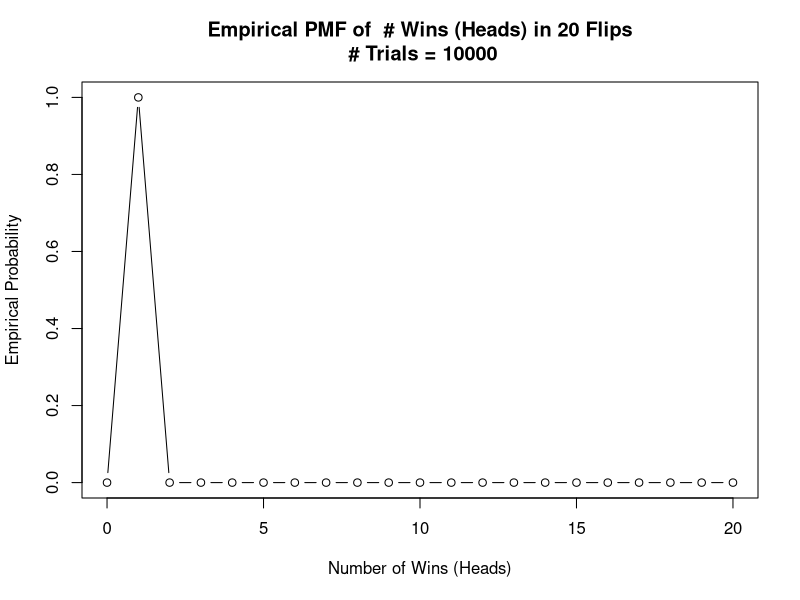
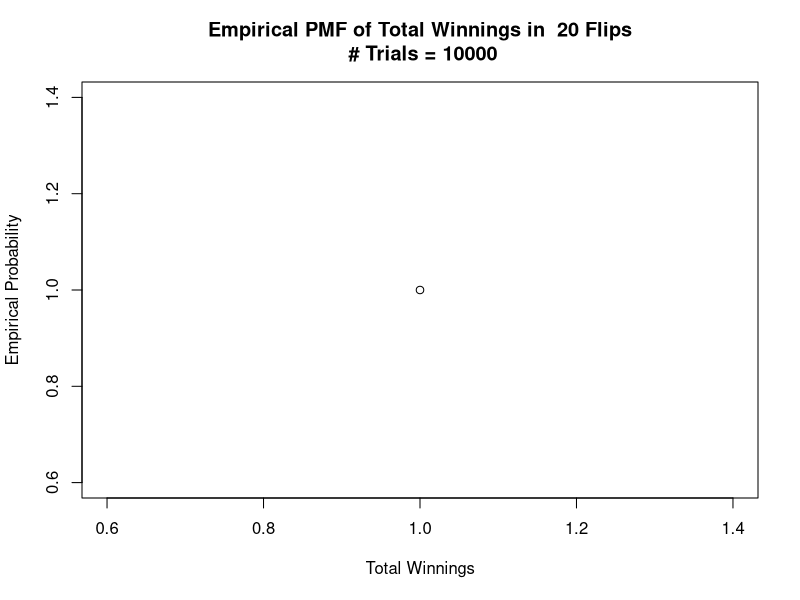
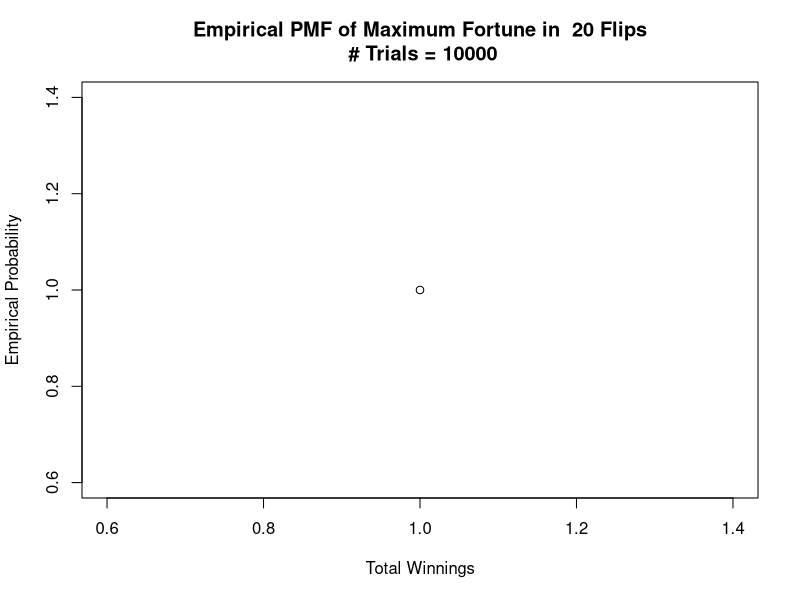
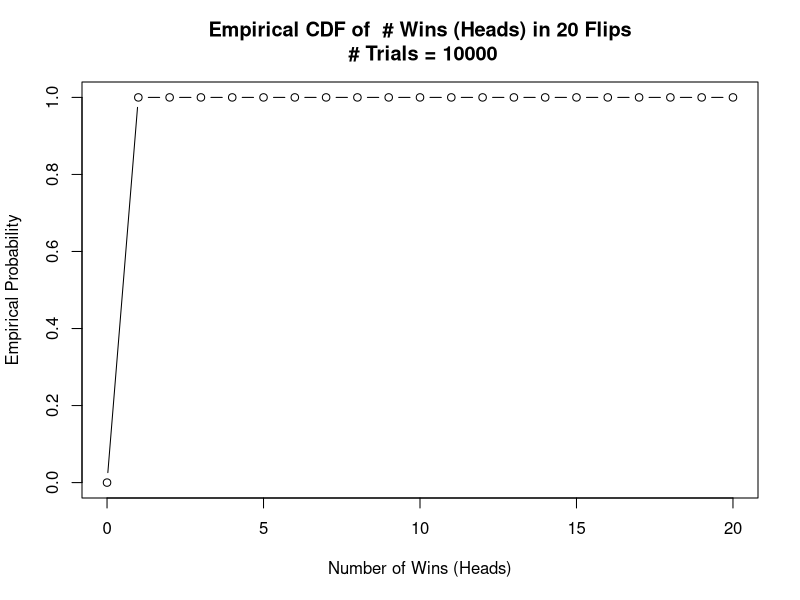
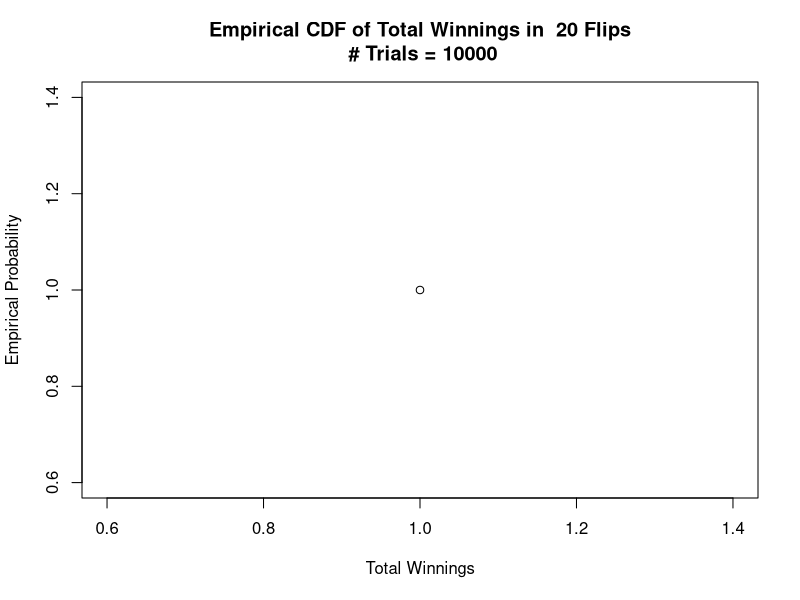
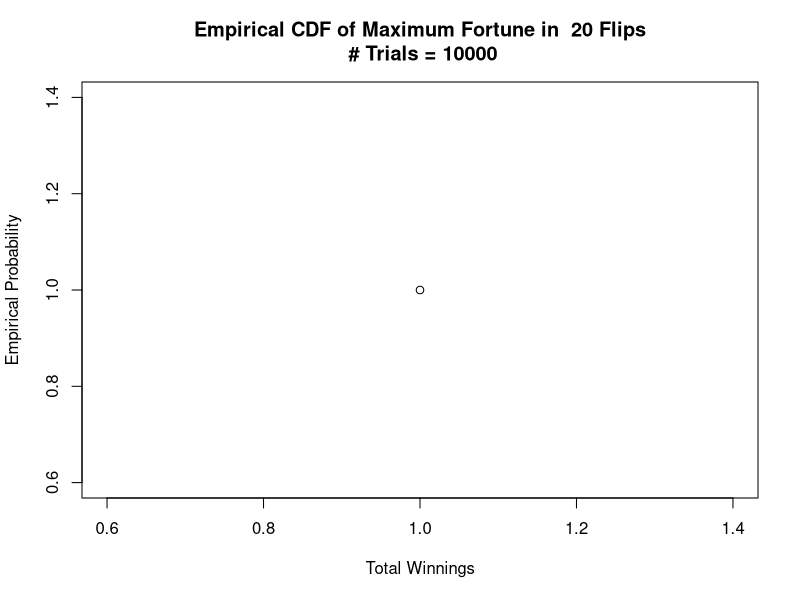

Write the R code that produced these figures, in order.
#Coin Flip Game - Lab #4

#Goal: To illustrate how to use R to simulate a coin flip game
#      Two Players: Peter and Paul. We pay attention to only Peter's earnings
#      Each round the fair coin is tossed.
#        * Head: Peter wins $1 from Paul.
#        * Tails: Peter gives $1 to Paul.
#
#      We want to simulate many games and track:
#        * Number of Heads during a game.
#        * Peter's total at the end of the game.
#        * Peter's maximum fortune during a game.

####################
# Create Variables #
####################

totalGamesPlayed = 10000; #<-- You may want to change this line!

gameLength       = 20;
win              =  1;
loss             = -1;

#Placeholders to Store Results
numTossesWon  = 0*c(1:totalGamesPlayed);
totalWinnings = 0*c(1:totalGamesPlayed);
maxFortune    = 0*c(1:totalGamesPlayed);

########################
# Carry out Experiment #
########################
for (j in seq(from=1,to=totalGamesPlayed,by=1))
{
  #Play the Game
  gameOutcomes = sample(c(loss,win), size=gameLength, replace=TRUE)

  ## (1) Number of Tosses Peter Won (i.e., how many heads) ##
  numTossesWon[j] = 1; #<-- You need to change this! (See Slides!)
  
  ## (2) What is Peter's Final Total ##
  totalWinnings[j] = 1; #<-- You need to change this! (See Slides!)
  
  ## (3) What is Peter's Maximum Fortune ##
  maxFortune[j] = 1;   #<-- You need to change this! (See Slides!)
}

###########################################################################
# (2) Empirical Probability Mass Function for Peter's Number Wins (Heads) # 
###########################################################################

minTossesWon = 0; 
maxTossesWon = gameLength*(1);

xTossesWon =   c(minTossesWon:maxTossesWon);
pTossesWon = 0*c(minTossesWon:maxTossesWon);
cTossesWon = 0*c(minTossesWon:maxTossesWon);

for (j in seq(from=1,to=length(xTossesWon),by=1))
{
  pTossesWon[j] = sum(numTossesWon==xTossesWon[j])/totalGamesPlayed;
}

cTossesWon = cumsum(pTossesWon);

######################################################################
# (2) Empirical Probability Mass Function for Peter's Total Winnings # 
######################################################################

minTotalWinning = min(totalWinnings); 
maxTotalWinning = max(totalWinnings); 

xTotalWin =   c(minTotalWinning:maxTotalWinning);
pTotalWin = 0*c(minTotalWinning:maxTotalWinning);
cTotalWin = 0*c(minTotalWinning:maxTotalWinning);

for (j in seq(from=1,to=length(xTotalWin),by=1))
{
  pTotalWin[j] = sum(totalWinnings==xTotalWin[j])/totalGamesPlayed;
}
cTotalWin = cumsum(pTotalWin);

##########################################################
# (3) Empirical Distribution for Peter's Maximum Fortune #
##########################################################

minFortuneVal = min(maxFortune); 
maxFortuneVal = max(maxFortune); 

xFortune =   c(minFortuneVal:maxFortuneVal);
pFortune = 0*c(minFortuneVal:maxFortuneVal);
cFortune = 0*c(minFortuneVal:maxFortuneVal);

for (j in seq(from=1,to=length(xFortune),by=1))
{
  pFortune[j] = sum(maxFortune==xFortune[j])/totalGamesPlayed;
}

cFortune = cumsum(pFortune); 

################################
# Make Plots of Empirical PMFs #
################################

#(1) Empirical Probability Mass Function of Wins
plotTitle = paste("Empirical PMF of \ # Wins (Heads) in ", gameLength, " Flips\n","\ # Trials = ", totalGamesPlayed, sep = "");
plot(xTossesWon,pTossesWon,xlab="Number of Wins (Heads)", ylab="Empirical Probability",type='b',main=plotTitle)

#(2) Empirical Probability Mass Function of Total Winnings
plotTitle = paste("Empirical PMF of Total Winnings in  ", gameLength, " Flips\n","\ # Trials = ", totalGamesPlayed, sep = "");
plot(xTotalWin,pTotalWin,xlab="Total Winnings", ylab="Empirical Probability",type='b',main=plotTitle)

#(3) Empirical Probability Mass Function of Maximum Fortune
plotTitle = paste("Empirical PMF of Maximum Fortune in  ", gameLength, " Flips\n","\ # Trials = ", totalGamesPlayed, sep = "");
plot(xFortune,pFortune,xlab="Total Winnings", ylab="Empirical Probability",type='b',main=plotTitle)

################################
# Make Plots of Empirical CDFs #
################################

#(1) Empirical Cumulative Distribution Function of Wins
plotTitle = paste("Empirical CDF of \ # Wins (Heads) in ", gameLength, " Flips\n","\ # Trials = ", totalGamesPlayed, sep = "");
plot(xTossesWon,cTossesWon,xlab="Number of Wins (Heads)", ylab="Empirical Probability",type='b',main=plotTitle)

#(2) Empirical Probability Mass Function of Total Winnings
plotTitle = paste("Empirical CDF of Total Winnings in  ", gameLength, " Flips\n","\ # Trials = ", totalGamesPlayed, sep = "");
plot(xTotalWin,cTotalWin,xlab="Total Winnings", ylab="Empirical Probability",type='b',main=plotTitle)

#(3) Empirical Probability Mass Function of Maximum Fortune
plotTitle = paste("Empirical CDF of Maximum Fortune in  ", gameLength, " Flips\n","\ # Trials = ", totalGamesPlayed, sep = "");
plot(xFortune,cFortune,xlab="Total Winnings", ylab="Empirical Probability",type='b',main=plotTitle)



